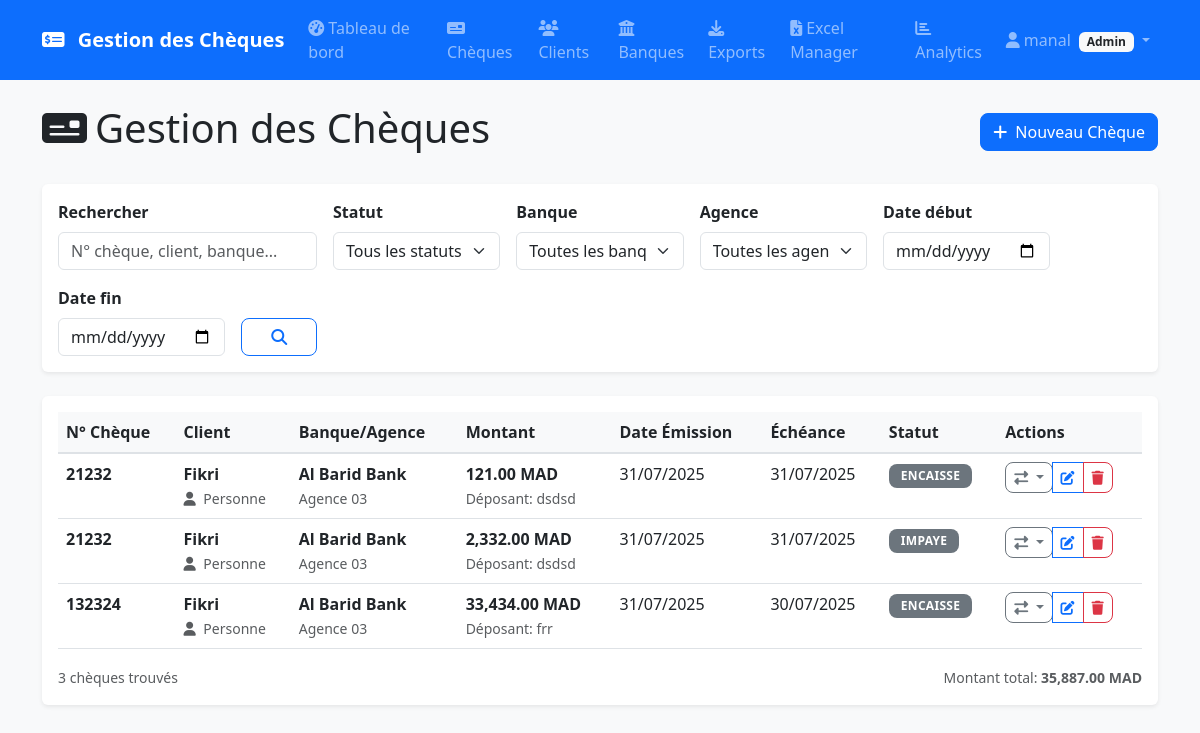
Page /cheques/ (signed in) on the earlier database version.
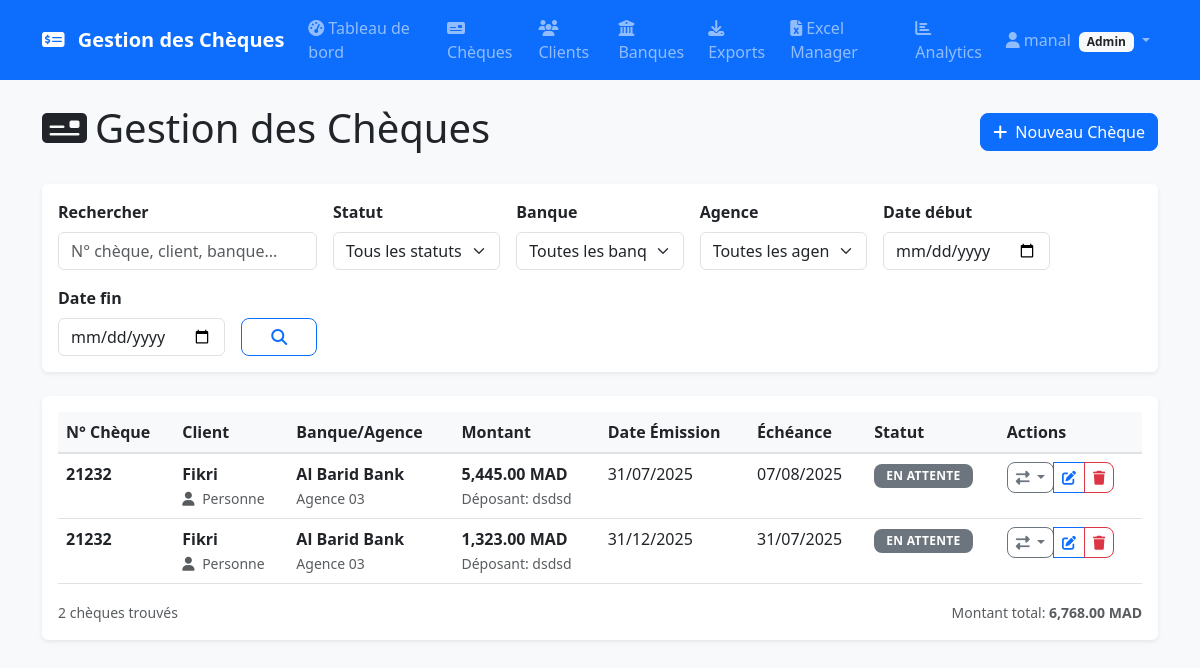
Same page on the later database version.
### models.py (models this page shows, shortened)
class Cheque(db.Model):
    __tablename__ = 'cheques'
    id = db.Column(db.Integer, primary_key=True)
    amount = db.Column(db.Numeric(12, 2), nullable=False)
    currency = db.Column(db.String(10), nullable=False, default='MAD')
    issue_date = db.Column(db.Date, nullable=False)
    due_date = db.Column(db.Date, nullable=False)
    client_id = db.Column(db.Integer, db.ForeignKey('clients.id'), nullable=False)
    branch_id = db.Column(db.Integer, db.ForeignKey('branches.id'), nullable=False)
    status = db.Column(db.String(20), nullable=False, default='EN ATTENTE')
    cheque_number = db.Column(db.String(50))
    scan_path = db.Column(db.String(255))
    invoice_number = db.Column(db.String(50))
    invoice_date = db.Column(db.Date)
    depositor_name = db.Column(db.String(200))
    notes = db.Column(db.Text)
    payment_type = db.Column(db.String(10), default='CHQ')  # LCN, CHQ, ESP, VIR, VERS
    created_date = db.Column(db.Date)  # User-specified creation date
    unpaid_reason = db.Column(db.Text)  # Reason for unpaid status
    created_at = db.Column(db.DateTime, default=datetime.utcnow)
    updated_at = db.Column(db.DateTime, default=datetime.utcnow, onupdate=datetime.utcnow)
    assigned_user_id = db.Column(db.Integer, db.ForeignKey('users.id'))
    priority = db.Column(db.String(20), default='normal')  # low, normal, high, urgent
    processing_time = db.Column(db.Float)  # in hours
    bounce_reason = db.Column(db.String(255))
    commission_rate = db.Column(db.Float, default=0.0)
    commission_amount = db.Column(db.Numeric(10, 2), default=0)
    penalty_amount = db.Column(db.Numeric(10, 2), default=0)
    deposit_date = db.Column(db.Date)
    clearance_date = db.Column(db.Date)
    rejection_date = db.Column(db.Date)
    ocr_confidence = db.Column(db.Float)
    auto_extracted_data = db.Column(db.Text)  # JSON
    duplicate_detected = db.Column(db.Boolean, default=False)
    duplicate_score = db.Column(db.Float, default=0.0)
    status_history = db.relationship('ChequeStatusHistory', backref='cheque', lazy=True)
    __table_args__ = (
        CheckConstraint(status.in_(['EN ATTENTE', 'ENCAISSE', 'IMPAYE']),
                       name='check_cheque_status'),
        CheckConstraint(priority.in_(['low', 'normal', 'high', 'urgent']), name='check_priority'),
        CheckConstraint(payment_type.in_(['LCN', 'CHQ', 'ESP', 'VIR', 'VERS']), name='check_payment_type'),
        Index('idx_cheque_status', 'status'),
        Index('idx_cheque_due_date', 'due_date'),
        Index('idx_cheque_client', 'client_id'),
        Index('idx_cheque_branch', 'branch_id'),
        Index('idx_cheque_number', 'cheque_number'),
    )
    @property
    def status_color(self):
        colors = {
            'en_attente': 'secondary',
            'encaisse': 'success',
            'rejete': 'danger',
            'impaye': 'warning',
            'depose': 'primary',
            'annule': 'light'
        }
        return colors.get(self.status, 'secondary')
    @property
    def status_text(self):
        texts = {
            'en_attente': 'EN ATTENTE',
            'encaisse': 'ENCAISSE',
            'rejete': 'REJETE',
        }
        return texts.get(self.status, self.status.upper())
    @property
    def is_overdue(self):
        from datetime import date
        return self.due_date < date.today() and self.status in ['en_attente', 'depose']

class Client(db.Model):
    __tablename__ = 'clients'
    id = db.Column(db.Integer, primary_key=True)
    type = db.Column(db.String(20), nullable=False)
    name = db.Column(db.String(200), nullable=False)
    id_number = db.Column(db.String(50))  # CIN or RC
    vat_number = db.Column(db.String(50))  # IF or ICE
    created_at = db.Column(db.DateTime, default=datetime.utcnow)
    phone = db.Column(db.String(20))
    email = db.Column(db.String(120))
    address = db.Column(db.Text)
    city = db.Column(db.String(100))
    postal_code = db.Column(db.String(20))
    risk_level = db.Column(db.String(20), default='low')  # low, medium, high
    credit_limit = db.Column(db.Numeric(12, 2), default=0)
    current_exposure = db.Column(db.Numeric(12, 2), default=0)
    bounce_rate = db.Column(db.Float, default=0.0)
    risk_score = db.Column(db.Float, default=0.0)
    last_risk_assessment = db.Column(db.DateTime)
    last_contact_date = db.Column(db.DateTime)
    contact_method = db.Column(db.String(50))  # sms, email, phone
    cheques = db.relationship('Cheque', backref='client', lazy=True)
    communications = db.relationship('ClientCommunication', backref='client', lazy=True)
    documents = db.relationship('ClientDocument', backref='client', lazy=True)
    __table_args__ = (
        CheckConstraint(type.in_(['personne', 'entreprise']), name='check_client_type'),
        CheckConstraint(risk_level.in_(['low', 'medium', 'high']), name='check_risk_level'),
        Index('idx_client_name', 'name'),
        Index('idx_client_risk', 'risk_level'),
        Index('idx_client_type', 'type'),
    )

class Bank(db.Model):
    __tablename__ = 'banks'
    id = db.Column(db.Integer, primary_key=True)
    name = db.Column(db.String(100), nullable=False, index=True)
    code = db.Column(db.String(10), unique=True, index=True)
    swift_code = db.Column(db.String(11), index=True)
    icon_url = db.Column(db.String(255))
    is_active = db.Column(db.Boolean, default=True, index=True)
    created_at = db.Column(db.DateTime, default=datetime.utcnow)
    updated_at = db.Column(db.DateTime, default=datetime.utcnow, onupdate=datetime.utcnow)
    branches = db.relationship('Branch', backref='bank', lazy=True, cascade='all, delete-orphan')

class Branch(db.Model):
    __tablename__ = 'branches'
    id = db.Column(db.Integer, primary_key=True)
    bank_id = db.Column(db.Integer, db.ForeignKey('banks.id'), nullable=False)
    name = db.Column(db.String(100), nullable=False)
    address = db.Column(db.Text)
    postal_code = db.Column(db.String(20))
    phone = db.Column(db.String(20))
    email = db.Column(db.String(120))
    created_at = db.Column(db.DateTime, default=datetime.utcnow)
    cheques = db.relationship('Cheque', backref='branch', lazy=True)

### routes/cheques.py (the view, shortened to what this page needs)
@cheques_bp.route('/')
@login_required
def index():
    search = request.args.get('search', '')
    status = request.args.get('status', '')
    bank_id = request.args.get('bank_id', '')
    branch_id = request.args.get('branch_id', '')
    date_from = request.args.get('date_from', '')
    date_to = request.args.get('date_to', '')
    query = Cheque.query.join(Client).join(Branch).join(Bank)
    if status:
        query = query.filter(Cheque.status == status)
    if bank_id:
        query = query.filter(Branch.bank_id == bank_id)
    if branch_id:
        query = query.filter(Cheque.branch_id == branch_id)
    if date_from:
        try:
            date_from_obj = datetime.strptime(date_from, '%Y-%m-%d').date()
            query = query.filter(Cheque.due_date >= date_from_obj)
        except ValueError:
            pass
    if date_to:
        try:
            date_to_obj = datetime.strptime(date_to, '%Y-%m-%d').date()
            query = query.filter(Cheque.due_date <= date_to_obj)
        except ValueError:
            pass
    cheques = query.order_by(Cheque.due_date.desc()).all()
    banks = Bank.query.all()
    branches = Branch.query.all()
    return render_template('cheques/index.html',
                         cheques=cheques,
                         banks=banks,
                         branches=branches,
                         search=search,
                         status=status,
                         bank_id=bank_id,
                         branch_id=branch_id,
                         date_from=date_from,
                         date_to=date_to)

### templates/cheques/index.html (shortened to what the changed rows need)
{% extends "base.html" %}
{% block content %}
<div class="d-flex justify-content-between align-items-center mb-4">
    <h1><i class="fas fa-money-check me-2"></i>Gestion des Chèques</h1>
</div>
{% if cheques %}
<div class="card">
    <div class="card-body">
        <div class="table-responsive" style="overflow: visible !important;">
            <table class="table table-hover">
                <thead>
                    <tr>
                        <th>N° Chèque</th>
                        <th>Client</th>
                        <th>Banque/Agence</th>
                        <th>Montant</th>
                        <th>Date Émission</th>
                        <th>Échéance</th>
                        <th>Statut</th>
                        <th>Actions</th>
                    </tr>
                </thead>
                <tbody>
                    {% for cheque in cheques %}
                    <tr class="{{ 'table-warning' if cheque.is_overdue else '' }}">
                        <td>
                            <strong>{{ cheque.cheque_number or 'N/A' }}</strong>
                        </td>
                        <td>
                            <div>
                                <strong>{{ cheque.client.name }}</strong>
                                <br>
                                <small class="text-muted">
                                    <i class="fas {{ 'fa-user' if cheque.client.type == 'personne' else 'fa-building' }} me-1"></i>
                                    {{ 'Personne' if cheque.client.type == 'personne' else 'Entreprise' }}
                                </small>
                            </div>
                        </td>
                        <td>
                            <div>
                                <strong>{{ cheque.branch.bank.name }}</strong>
                                <br>
                                <small class="text-muted">{{ cheque.branch.name }}</small>
                            </div>
                        </td>
                        <td>
                            <strong>{{ "{:,.2f}".format(cheque.amount) }} {{ cheque.currency }}</strong>
                            {% if cheque.depositor_name %}
                                <br>
                                <small class="text-muted">Déposant: {{ cheque.depositor_name }}</small>
                            {% endif %}
                        </td>
                        <td>{{ cheque.issue_date.strftime('%d/%m/%Y') }}</td>
                        <td>
                            {{ cheque.due_date.strftime('%d/%m/%Y') }}
                        </td>
                        <td>
                            <span class="badge bg-{{ cheque.status_color }} cheque-status-badge">
                                {{ cheque.status_text }}
                            </span>
                        </td>
                        <td>
                            <div class="btn-group btn-group-sm">
                                {% if current_user.role in ['admin', 'comptable', 'agent'] %}
                                <div class="dropdown">
                                    <button class="btn btn-outline-secondary btn-sm dropdown-toggle" type="button" data-bs-toggle="dropdown">
                                        <i class="fas fa-exchange-alt"></i>
                                    </button>
                                </div>
                                <a href="{{ url_for('cheques.edit', id=cheque.id) }}" class="btn btn-outline-primary btn-sm">
                                    <i class="fas fa-edit"></i>
                                </a>
                                {% endif %}
                                {% if current_user.role == 'admin' %}
                                <button type="button" class="btn btn-outline-danger btn-sm"
                                        data-bs-toggle="modal" data-bs-target="#deleteModal{{ cheque.id }}">
                                    <i class="fas fa-trash"></i>
                                </button>
                                {% endif %}
                            </div>
                        </td>
                    </tr>
                    {% endfor %}
                </tbody>
            </table>
        </div>
        <div class="row mt-3">
            <div class="col-md-6">
                <small class="text-muted">
                    {{ cheques|length }} chèque{{ 's' if cheques|length > 1 else '' }} trouvé{{ 's' if cheques|length > 1 else '' }}
                </small>
            </div>
            <div class="col-md-6 text-end">
                {% set total_amount = cheques|sum(attribute='amount')|float %}
                <small class="text-muted">
                    Montant total: <strong>{{ "{:,.2f}".format(total_amount) }} MAD</strong>
                </small>
            </div>
        </div>
    </div>
</div>
{% endif %}
{% endblock %}

Differences in the rows shown:
removed Cheque: cheque_number "132324", client.name "Fikri", {{ 'Personne' if cheque.client.type == 'personne' else 'Entreprise' }} "Personne", branch.bank.name "Al Barid Bank", branch.name "Agence 03", amount "33,434.00", currency "MAD", depositor_name "frr", issue_date "31/07/2025", due_date "30/07/2025", status_text "ENCAISSE"
changed Cheque (number 1 of 2 on the later page): amount "121.00" → "5,445.00"; due_date "31/07/2025" → "07/08/2025"; status_text "ENCAISSE" → "EN ATTENTE"
changed Cheque (number 2 of 2 on the later page): amount "2,332.00" → "1,323.00"; issue_date "31/07/2025" → "31/12/2025"; status_text "IMPAYE" → "EN ATTENTE"
Other differences:
{{ cheques|length }}: "3" → "2"
{{ "{:,.2f}".format(total_amount) }}: "35,887.00" → "6,768.00"
